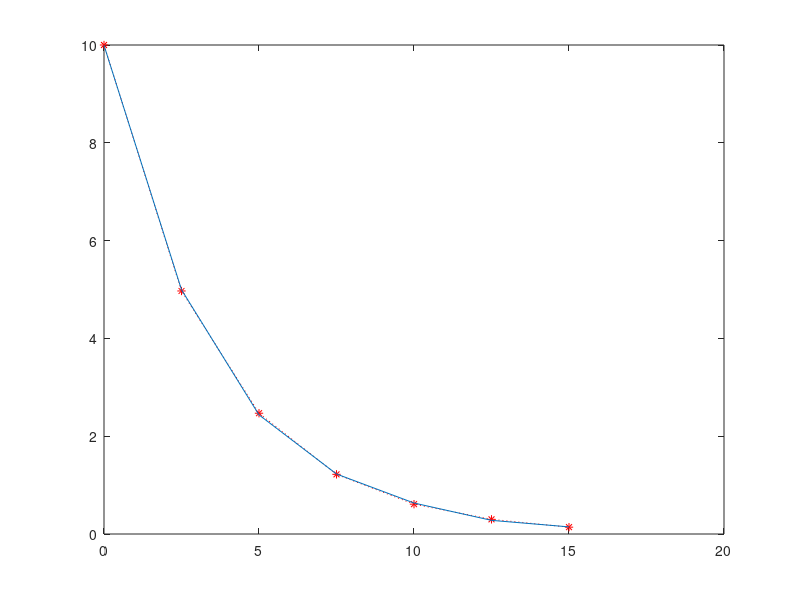

Reproduce this figure in MATLAB.
fid1=fopen('resajusp.txt','w')
X=[0.0 2.5 5.0 7.5 10 12.5 15.0];
Y=[10 4.97 2.47  1.22 0.61 0.3 0.14 ];
x=[3 6 11];
plot(X,Y,'r:*' )
Z=polyfit(X,Y,4)
fprintf(fid1, '%9.3f,%9.3f,%9.3f,%9.3f,%9.3f\n',Z(1),Z(2),Z(3),Z(4),Z(5));
W=polyval(Z,X);
W1=polyval(Z,x);
fprintf(fid1, '%9.3f,%9.3f,%9.3f\n',W1(1),W1(2),W1(3));
hold on
plot(X,W)
fclose(fid1);
%plot(X,ans)